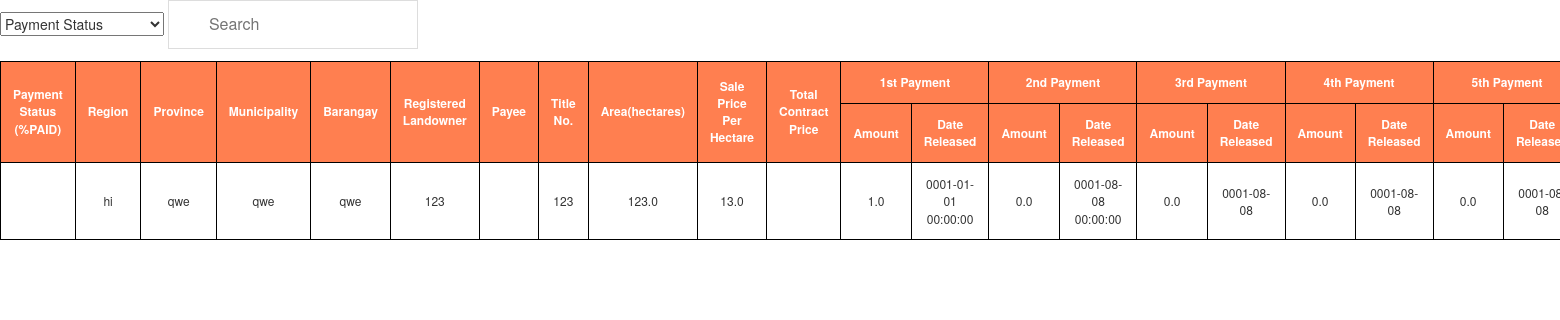
The app's page /homepage/salesview/, older data.
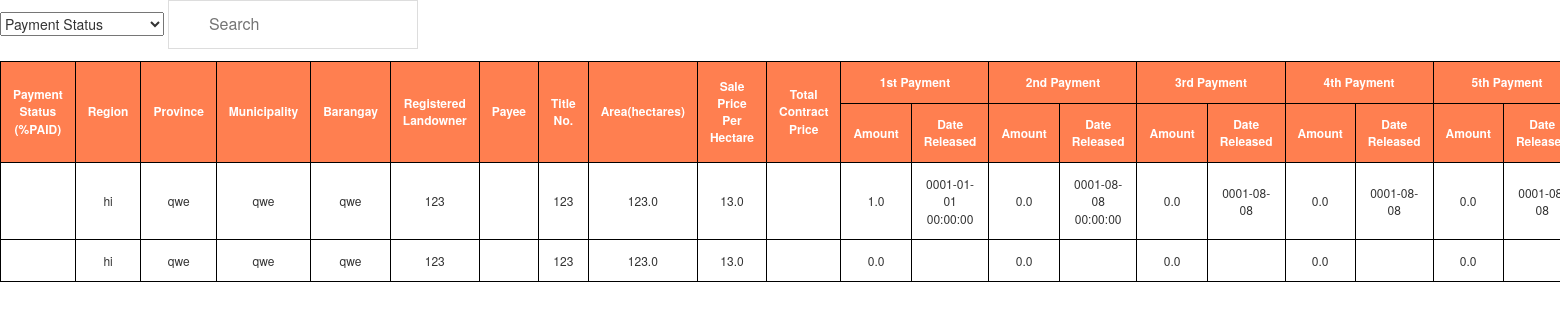
The same page, newer data.
### SolarDB/models.py (models this page shows)
class salesProperty(models.Model):
    region = models.CharField(max_length = 255, default = "")
    province = models.CharField(max_length = 255, default = "")
    municipality = models.CharField(max_length = 255, default = "")
    barangay = models.CharField(max_length = 255, default = "")
    regLandOwner = models.CharField(max_length = 255, default = "")
    contactNum = models.CharField(max_length = 255, default = "")
    Address = models.CharField(max_length = 255, default = "")
    representative = models.CharField(max_length = 255, default = "")
    titleNum = models.CharField(max_length = 255, default = "")
    lotNum = models.CharField(max_length = 255, default = "")
    areaHectares = models.FloatField(default = None)
    surveyNum = models.CharField(max_length = 255, default = "")
    pricePerHectare = models.FloatField(default = None)
    totalContractPrice = models.FloatField(default = None)
    firstPayAmount = models.FloatField(default = None)
    firstPayDate = models.CharField( max_length = 255, default = "")
    secPayAmount = models.FloatField(default = 0)
    secPayDate = models.CharField( max_length = 255, default = "")
    thirdPayAmount = models.FloatField(default = 0)
    thirdPayDate = models.CharField(max_length = 255, default = "")
    fourthPayAmount = models.FloatField(default = 0)
    fourthPayDate = models.CharField(max_length = 255, default = "")
    fifthPayAmount = models.FloatField(default = 0)
    fifthPayDate = models.CharField(max_length = 255, default = "")
    sixthPayAmount = models.FloatField(default = 0)
    sixthPayDate = models.CharField(max_length = 255, default = "")
    seventhPayAmount = models.FloatField(default = 0)
    seventhPayDate = models.CharField(max_length = 255, default = "")
    eigthPayAmount = models.FloatField(default = 0)
    eigthPayDate = models.CharField(max_length = 255, default = "")
    ninthPayAmount = models.FloatField(default = 0)
    ninthPayDate = models.CharField(max_length = 255, default = "")
    tenthPayAmount = models.FloatField(default = 0)
    tenthPayDate = models.CharField(max_length = 255, default = "" )
    releasedPayment = models.FloatField(default=None)
    balance = models.FloatField(default=None)
    BIRcgt = models.FloatField(default=None)
    BIRdst = models.FloatField(default=None)
    LGUtransfer = models.FloatField(default=None)
    RODlra = models.FloatField(default=None)
    RODit = models.FloatField(default=None)
    OTHERSnotorial = models.FloatField(default=None)
    SUMother = models.FloatField(default=None)
    TAXother = models.FloatField(default=None)
    Payee = models.CharField(max_length = 255, default = "")
    area = models.FloatField(default = None)

### SolarDB/views.py (the view)
# urls.py: path('homepage/salesview/', views.salesview, name='salesviewpage'),
def salesview(request):
    all_properties =salesProperty.objects.all()
    context = {
            'all_properties':all_properties,
    }
    return render(request, 'displaysales.html',context)

### SolarDB/templates/displaysales.html (shortened to what this page needs)
{% load static %}
<!DOCTYPE html>
<html>
<head>
	<link href="{% static 'css/bootstrap.min.css' %}"rel="stylesheet">
	<link href="{% static 'css/stylecss.css' %}" rel="stylesheet" >
</head>
<body>
	<div>
        <select id="list">
            <option value="0">Payment Status</option>
        </select>
        <input type="text" id="myInput" onkeyup="myFunction()" placeholder="Search" title="Search">
            <table  id="myTable">
                <thead>
				    <tr>
				    	<th rowspan="2">Payment Status (%PAID)</th>
				    	<th rowspan="2">Region</th>
				    	<th rowspan="2">Province</th>
				    	<th rowspan="2">Municipality</th>
				    	<th rowspan="2">Barangay</th>
				    	<th rowspan="2">Registered Landowner</th>
				    	<th rowspan="2">Payee</th>
				    	<th rowspan="2">Title No.</th>
				    	<th rowspan="2">Area(hectares)</th>
				    	<th rowspan="2">Sale Price Per Hectare</th>
				    	<th rowspan="2">Total Contract Price</th>
				    	<th colspan="2">1st Payment</th>
				    	<th colspan="2">2nd Payment</th>
				    	<th colspan="2">3rd Payment</th>
				    	<th colspan="2">4th Payment</th>
				    	<th colspan="2">5th Payment</th>
				    </tr>
				    <tr>
				    	<th>Amount</th>
				    	<th>Date Released</th>
				    	<th>Amount</th>
				    	<th>Date Released</th>
				    	<th>Amount</th>
				    	<th>Date Released</th>
				    	<th>Amount</th>
				    	<th>Date Released</th>
				    	<th>Amount</th>
				    	<th>Date Released</th>
				    </tr>
                </thead>
                    {% for property  in all_properties%}
                <tr id="tr-hover">
				    <td> </td>
					<td> {{ property.region}}</td>
                    <td> {{ property.province}}</td>
                    <td> {{ property.municipality}}</td>
                    <td> {{ property.barangay}}</td>
                    <td> {{ property.regLandOwner}}</td>
                    <td> {{ property.Payee}}</td>
                    <td> {{ property.titleNum}}</td>
                    <td> {{ property.areaHectares}}</td>
                    <td> {{ property.pricePerHectare}}</td>
                    <td> </td>
                    <td> {{ property.firstPayAmount}}</td>
                    <td> {{ property.firstPayDate}}</td>
                    <td> {{ property.secPayAmount}}</td>
                    <td> {{ property.secPayDate}}</td>
                    <td> {{ property.thirdPayAmount}}</td>
                    <td> {{ property.thirdPayDate}}</td>
                    <td> {{ property.fourthPayAmount}}</td>
                    <td> {{ property.fourthPayDate}}</td>
                    <td> {{ property.fifthPayAmount}}</td>
                    <td> {{ property.fifthPayDate}}</td>
                </tr>
				 {% endfor%}
            </table>
        </div>
</body>
</html>

### SolarDB/static/css/stylecss.css (style rules this page uses)
thead { color: white; background-color: coral; }
#myInput { background-image: url('/css/searchicon.png'); background-position: 10px 10px; background-repeat: no-repeat; width: 250px; font-size: 16px; padding: 12px 20px 12px 40px; border: 1px solid #ddd; margin-bottom: 12px; }
#myTable { border-collapse: collapse; width: 100%; border: 1px solid #ddd; font-size: 12px; margin-right: 50px; }
#myTable th, #myTable td { text-align: center; padding: 12px; border: 1px solid #000; }
#myTable tr { border-bottom: 1px solid #ddd; }

Row changes from the older to the newer data that the page shows:
added salesProperty: region "hi", province "qwe", municipality "qwe", barangay "qwe", regLandOwner "123", titleNum "123", areaHectares "123.0", pricePerHectare "13.0", firstPayAmount "0.0", secPayAmount "0.0", thirdPayAmount "0.0", fourthPayAmount "0.0", fifthPayAmount "0.0"
